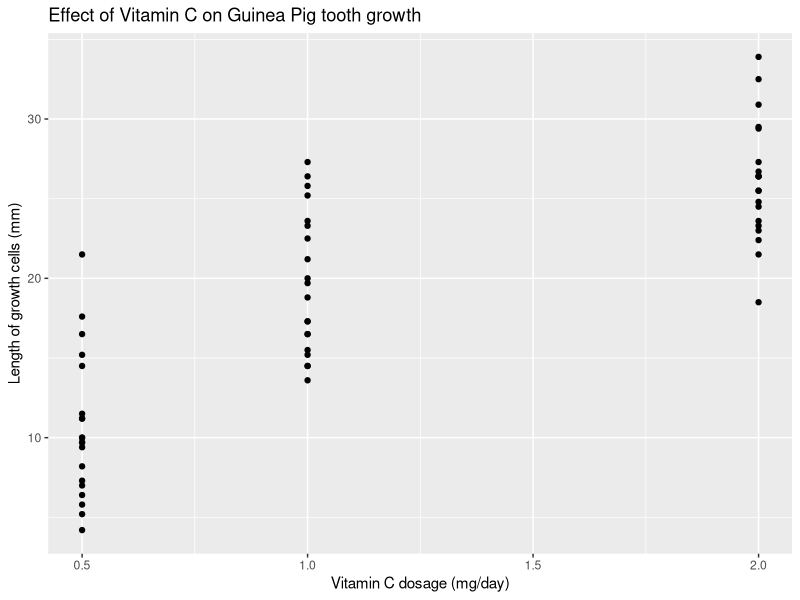
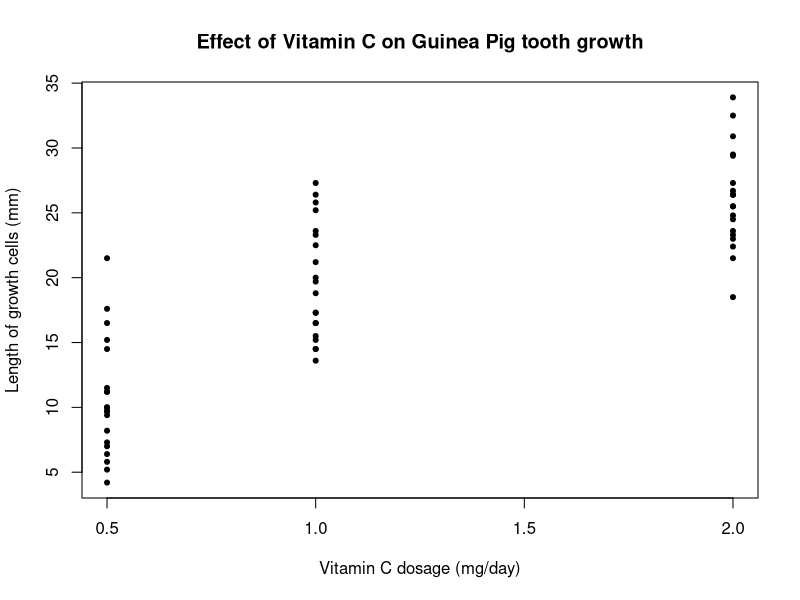
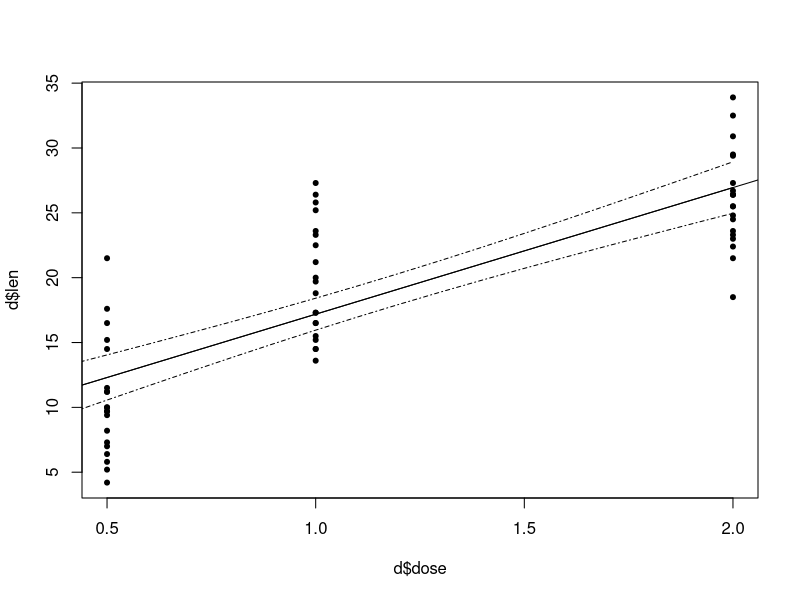
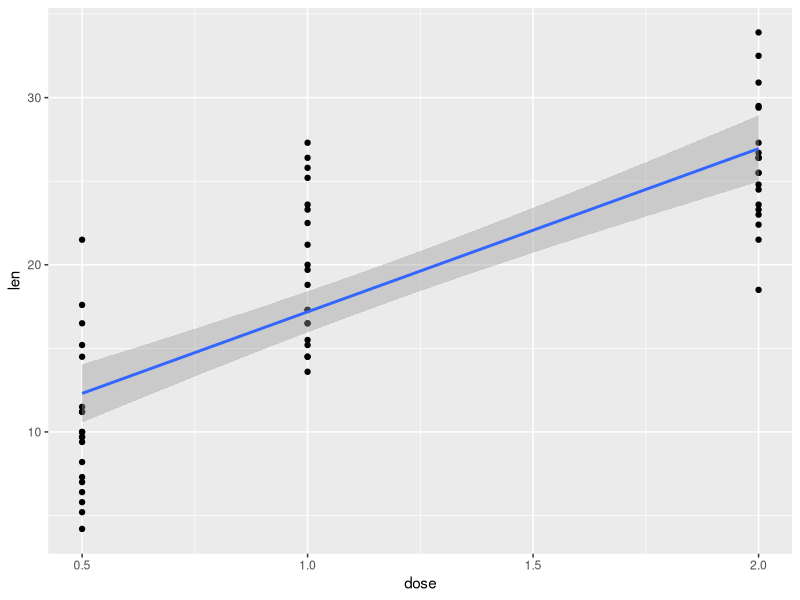

These figures' R source, in order: (Note: a time limit stopped this script after it produced the figures.)
###################################
###################################
########                   ########
########   Data Science 1  ########
########       Lab 7       ######## 
########   5th Dec. 2023   ########
########                   ########
###################################
###################################


# Lets load up the dataset 'ToothGrowth', which shows the result
# of an experiment looking at the effect of vitamin C on tooth growth
# in guinea pigs


data('ToothGrowth')
?ToothGrowth
d <- ToothGrowth
View(d)

# 1.1
# Plot the tooth growth against the dose of vitamin C given
library(ggplot2)
ggplot(data = d, mapping = aes(x=dose,y=len)) +
geom_point() +
xlab(label="Vitamin C dosage (mg/day)") +
ylab(label="Length of growth cells (mm)") +
labs(title = 'Effect of Vitamin C on Guinea Pig tooth growth')

plot(d$dose,d$len, pch=20,
      xlab="Vitamin C dosage (mg/day)",
      ylab="Length of growth cells (mm)",
      main= 'Effect of Vitamin C on Guinea Pig tooth growth')
# 1.2 Run a linear regression exploring the association between vitamin C
# and tooth growth in Guinea pigs.
tooth_growth_vc <- lm(len~dose, data = d)


# 1.3 Which variable did you use as your outcome variable? Why?
#We used tooth growth as the outcome because the hypothesis is that tooth growth is causally affected by the dosage of vitamin C
#... because tooth growth is the outcome of the experimental design
#...because tooth growth is the outcome of the experimental design

# 1.4 Interpret the estimates for the intercept and the slope of the regression line
summary(tooth_growth_vc)
#The estimate for the intercept is 7.4 mm. This means that the predicted tooth length of a Guinea pig that was NOT given any VC is 7.4.
#The estimate of the slope is 9.8mm. This means that for each additional mg/day of VC administered, the Guinea pigs are predicted to grow an additional 9.8mm.

# 1.5 Extract the 96 % confidence intervals for the slope and the intercepts and interpret them
confint(tooth_growth_vc, level = 0.96)
#We have 96% CONFIDENCE that the true value of the intercept is between 4.8 and 10.1, and that the true value of the effect of 1mg/day of VC is between 7.8 and 11.8mm.
#Or we say, in 96% of samples we would expect the true value of the intercept and slope to fall within our confidence intervals.

# 1.6 Interpret the p-values of the slope and intercept estimates. 
#The probability of seeing a slope as steep as the one we've observed (a number as extreme as 9.76) IF the true slope was 0 is 10^(-14)
#We can say therefore that we reject the null hypothesis at a 0.001 level and that this study provides support for the hypothesis that VC affects tooth growth in Guinea pigs

# 1.7 What is the connection between the confidence intervals and the p-values? 
#If an X% confidence interval doesn't contain 0, then the p-value for that estimate will be significant at the 1-X% level.
#E.g. if a 97% CI doesn't contain 0, the p-value will be smaller than 0.03. 
#If a 95% confidence interval does contain 0, the p-value will be greater than 0.05 


# 1.8 Using the function predict() calculate the estimate and confidence interval for the predicted rate of tooth growth when the prescribed dose is 1.2mg/day
new_data <- data.frame(dose=1.2)
predict(tooth_growth_vc, new_data, interval='confidence', level=0.95)

# 1.9 Now get the confidence intervals for all possible values of the dosage between 0 and 2 mg/day, spaced out 0.01 mg/day from each other
new_data <- data.frame(dose=seq(0,2,0.1))
predictions <- as.data.frame(predict(tooth_growth_vc, new_data, interval='confidence', level=0.95))

# 1.10 plot the predicted values, upper, and lower confidence intervals as lines on the data
plot(d$dose, d$len, pch=20)
lines(new_data$dose, predictions$fit)
#if you are only interest in drawing the line without the CI
abline(tooth_growth_vc)
lines(new_data$dose, predictions$upr, lty='dotdash')
lines(new_data$dose, predictions$lwr, lty='dotdash')

# 1.11 Compare this to using geom_smooth(method=lm) using ggplot2
ggplot(d, aes(dose,len))+
geom_point()+
geom_smooth(method = 'lm')


#####################
####    Loops    ####
#####################

# Loops are algorithms that repeat a procedure over and over until they are instructed to stop.
# There are two main kinds:
# FOR loops iterate over a predetermined set (vector, list, etc)
fruits <- c('apple','banana', 'pineapple','mango','orange')
for(i in fruits){
  print(paste('My favourite fruit is',i,sep=': '))
}

useless_function <- function(n){
  for (i in 1:n){
    print(paste0(i,'. This number is: ', c('even','odd')[i%%2 +1]))
  }
}
useless_function(7)

paste("hello", "world"," ")
### 2.1 
data(iris)

# Write a for loop that iterates over the column names of the iris dataset and print each together with the number of characters in the column name in parenthesis. Example output: Sepal.Length (12). To get the number of characters use the function nchar().
for(i in colnames(iris)){
  print(paste0(i, ' (', nchar(i), ')'))
}

# Next, WHILE loops continue to loop until the boolean statment in the defining parentheses, e.g.
set.seed(123)
x <- 0
while(x<100){
  print(x)
  x <- x+sample(1:20,1)
}

### 2.2 How many numbers do you need in the sequence 1*2*3*4*5*... before the product exceeds 10 million?
# Use a while loop to get the answer

i = 1 
x = 1
while(x<1e7){
  print(i)
  print(x)
  i <- i+1
  x <- x*i
  
}

#Using factorial function
i<-1
while(factorial(i)<1000000){
  print(i)
}

# 10 times 
